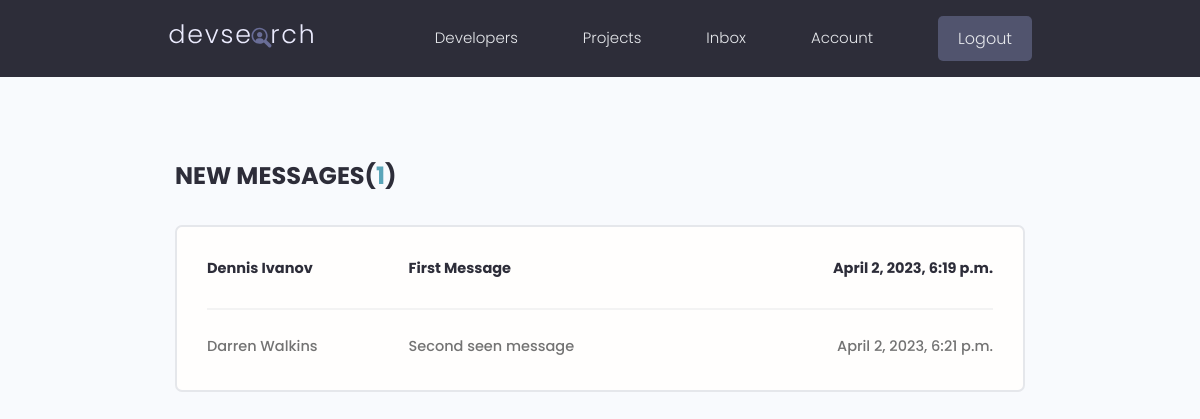
Page /inbox/ (signed in) on the earlier database version.
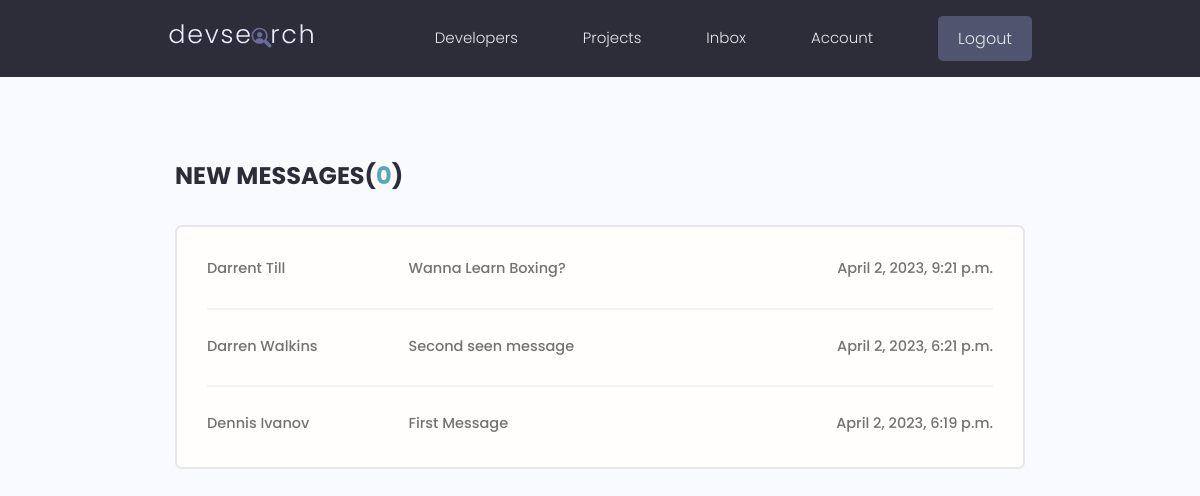
Same page on the later database version.
### users/models.py (models this page shows, shortened)
class Message(models.Model):
    sender = models.ForeignKey(Profile, on_delete=models.SET_NULL, null=True, blank=True)
    recipient = models.ForeignKey(Profile, on_delete=models.SET_NULL, null=True, blank=True, related_name="messages")
    name = models.CharField(max_length=200, null=True, blank=True)
    email = models.EmailField(max_length=200, null=True, blank=True)
    subject = models.CharField(max_length=200, null=True, blank=True)
    body = models.TextField()
    is_read = models.BooleanField(default=False, null=True)
    created = models.DateTimeField(auto_now_add=True)
    id = models.UUIDField(default=uuid.uuid4, unique=True, primary_key=True, editable=False)
    class Meta:
        ordering = ['is_read', '-created']

### users/views.py (the view)
# urls.py: path('inbox/', views.inbox, name="inbox"),
@login_required(login_url='login')
def inbox(request):
    profile = request.user.profile
    messageRequests = profile.messages.all()
    unreadCount = messageRequests.filter(is_read=False).count()
    context = {'messageRequests' : messageRequests, 'unreadCount' : unreadCount}
    return render(request, 'users/inbox.html', context)

### users/templates/users/inbox.html
{% extends 'main.html' %}
{% block content %}
<main class="inbox my-xl">
  <div class="content-box">
    <h3 class="inbox__title">New Messages(<span>{{ unreadCount }}</span>)</h3>
    <ul class="messages">
      {% for message in messageRequests %}
      {% if message.is_read == False %}
      <li class="message message--unread">
      {% else %}
      <li class="message">
      {% endif %}
        <a href="{% url 'message' message.id %}">
          <span class="message__author">{{ message.name }}</span>
          <span class="message__subject">{{ message.subject }}</span>
          <span class="message__date">{{ message.created }}</span>
        </a>
      </li>
      {% endfor %}
    </ul>
  </div>
</main>
{% endblock %}

Differences in the rows shown:
added Message: name "Darrent Till", subject "Wanna Learn Boxing?", created "April 2, 2023, 9:21 p.m."
shown differently, row unchanged: Message "Darren Walkins": moves up the list
changed Message "Dennis Ivanov": is_read False → True (drawn)
Other differences:
{{ unreadCount }}: "1" → "0"
